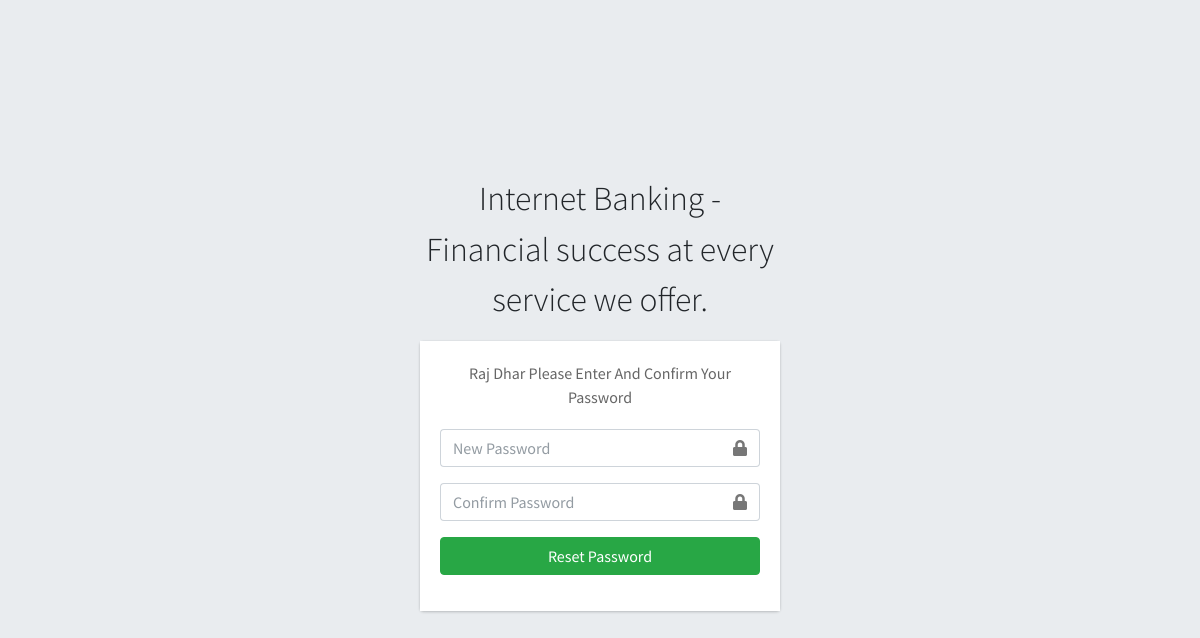
Before: /client/pages_confirm_password.php (signed in) with the older database file.
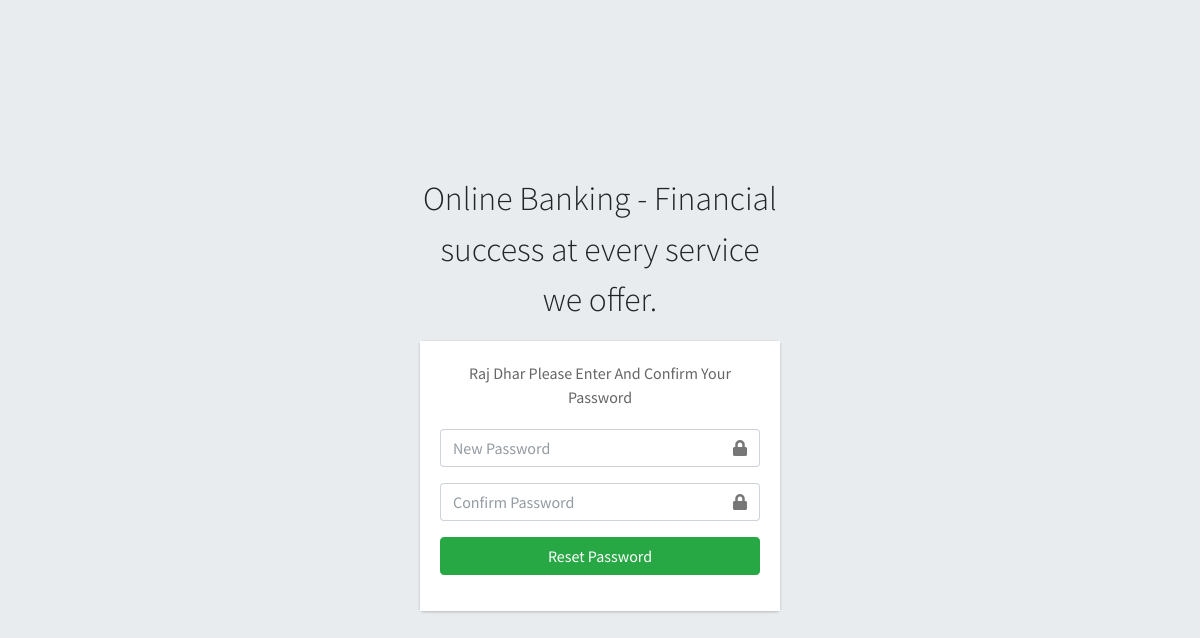
After: the same page with the newer database file.
### tables this page shows
CREATE TABLE `ib_systemsettings` (
  `id` int(20) NOT NULL,
  `sys_name` longtext NOT NULL,
  `sys_tagline` longtext NOT NULL,
  `sys_logo` varchar(200) NOT NULL
);

### client/pages_confirm_password.php (the view, shortened to what this page needs)
<?php
include('conf/config.php');
$ret = "SELECT * FROM `iB_SystemSettings` ";
$stmt = $mysqli->prepare($ret);
$stmt->execute();
$res = $stmt->get_result();
while ($auth = $res->fetch_object()) {
?>
    <!DOCTYPE html>
    <html>
    <?php include("dist/_partials/head.php"); ?>
    <body class="hold-transition login-page">
        <div class="login-box">
            <div class="login-logo">
                <p><?php echo $auth->sys_name; ?> - <?php echo $auth->sys_tagline; ?></p>
            </div>
            <div class="card">
                <div class="card-body login-card-body">
                    <?php
                    $email  = $_SESSION['email'];
                    $ret = "SELECT * FROM  iB_clients  WHERE email = '$email'";
                    $stmt = $mysqli->prepare($ret);
                    $stmt->execute();
                    $res = $stmt->get_result();
                    while ($row = $res->fetch_object()) {
                    ?>
                        <p class="login-box-msg"><?php echo $row->name; ?> Please Enter And Confirm Your Password</p>
                    <?php
                    } ?>
                    <form method="POST">
                        <div class="input-group mb-3">
                            <input type="password" required name="new_password" class="form-control" placeholder="New Password">
                            <div class="input-group-append">
                                <div class="input-group-text">
                                    <span class="fas fa-lock"></span>
                                </div>
                            </div>
                        </div>
                        <div class="input-group mb-3">
                            <input type="password" required name="confirm_password" class="form-control" placeholder="Confirm Password">
                            <div class="input-group-append">
                                <div class="input-group-text">
                                    <span class="fas fa-lock"></span>
                                </div>
                            </div>
                        </div>
                        <div class="row">
                            <div class="col-12">
                                <button type="submit" name="confirm_reset_password" class="btn btn-success btn-block">Reset Password</button>
                            </div>
                        </div>
                    </form>
                </div>
            </div>
        </div>
    </body>
    </html>
<?php
} ?>

Changed rows visible on the page:
changed ib_systemsettings "Financial success at every service we offer.": sys_name "Internet Banking" → "Online Banking"
